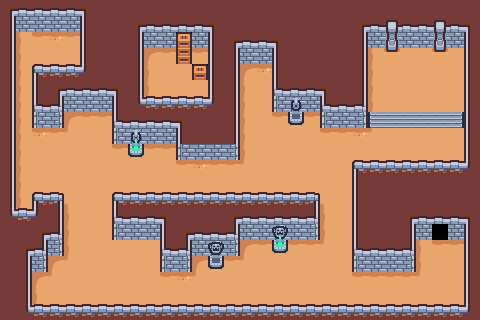

A level layout from a 2D game, rendered from its tile map. Below: a short description, then the map file with its tile-grid data intact:
An orthogonal 30x20 tile map with 16x16 px tiles, 1 tile layer (Background) and 50 objects (2x Spider, Player, DungeonKey, Trap, Door, ...).

<map version="1.10" tiledversion="1.11.2" orientation="orthogonal" renderorder="right-down" width="30" height="20" tilewidth="16" tileheight="16" infinite="0" nextlayerid="4" nextobjectid="90">
 <tileset firstgid="1" source="example_game.tsx" />
 <layer id="1" name="Background" width="30" height="20">
  <data encoding="csv">
2,3,3,3,3,4,1,1,1,1,1,1,1,1,1,1,1,1,1,1,1,1,1,1,1,1,1,1,1,1,
14,41,41,41,41,16,1,1,2,3,3,3,3,4,1,1,1,1,1,1,1,1,2,3,7,3,3,7,3,4,
14,1610612787,51,52,51,16,1,1,14,41,41,64,41,16,2,3,3,4,1,1,1,1,14,41,19,41,41,19,41,16,
14,1610612787,49,49,49,16,1,1,14,1610612789,51,76,51,16,14,41,41,16,1,1,1,1,14,1610612787,31,49,49,31,49,16,
14,1610612787,5,27,27,28,1,1,14,1610612787,49,49,64,16,14,1610612789,52,16,1,1,1,1,14,1610612787,49,49,49,49,49,16,
14,1610612787,16,2,3,3,3,4,14,1610612787,49,49,49,16,14,1610612787,49,17,3,3,4,1,14,1610612787,49,49,49,49,49,16,
14,1610612787,17,18,41,41,41,16,26,27,27,27,27,28,14,1610612787,49,58,8,41,17,3,18,1610612787,49,49,49,49,49,16,
14,1610612787,58,60,1610612789,51,51,17,3,3,3,4,1,1,14,1610612787,49,51,32,51,58,41,60,37,38,38,38,38,39,16,
14,1610612787,52,51,54,49,49,58,9,41,41,16,1,1,14,1610612787,49,49,49,49,51,51,52,54,49,49,49,49,49,16,
14,1610612787,49,49,49,49,49,51,33,51,51,58,41,41,60,1610612787,49,49,49,49,49,49,49,49,49,49,49,49,49,16,
14,1610612787,49,49,49,49,49,49,49,49,49,51,52,51,51,54,49,49,49,49,49,49,5,27,27,27,27,27,27,28,
14,1610612787,49,49,49,49,49,49,49,49,49,49,49,49,49,49,49,49,49,49,49,49,16,1,1,1,1,1,1,1,
14,1610612787,5,6,1610612790,49,49,5,27,27,27,27,27,27,27,27,27,27,27,6,1610612790,49,16,1,1,1,1,1,1,1,
26,27,28,14,1610612787,49,49,17,3,3,4,1,1,1,2,3,3,3,3,18,1610612787,49,16,1,1,2,3,3,3,4,
1,1,2,18,1610612787,49,49,58,41,41,16,2,3,3,18,41,41,21,41,60,1610612787,49,16,1,1,14,41,0,41,16,
1,2,18,60,1610612787,49,49,49,49,49,17,18,41,20,60,1610612789,51,33,51,51,54,49,17,3,3,18,1610612787,51,51,16,
1,14,60,1610612789,54,49,49,49,49,49,58,60,1610612789,32,51,54,49,49,49,49,49,49,58,41,41,60,1610612787,49,49,16,
1,14,1610612789,54,49,49,49,49,49,49,51,52,54,49,49,49,49,49,49,49,49,49,51,51,51,51,54,49,49,16,
1,14,1610612787,49,49,49,49,49,49,49,49,49,49,49,49,49,49,49,49,49,49,49,49,49,49,49,49,49,49,16,
1,26,27,27,27,27,27,27,27,27,27,27,27,27,27,27,27,27,27,27,27,27,27,27,27,27,27,27,27,28
</data>
 </layer>
 <objectgroup id="2" name="Spawnpoints">
  <object id="2" name="Player" type="Player" x="48" y="32" width="16" height="16" />
  <object id="78" name="DungeonKey" type="DungeonKey" x="400" y="80" width="16" height="16" />
  <object id="79" x="16" y="432" />
  <object id="82" name="Trap" type="Trap" x="288" y="160" width="16" height="16">
   <properties>
    <property name="duration" type="float" value="3" />
   </properties>
  </object>
  <object id="84" name="Spider" type="Spider" x="288" y="256" width="16" height="16">
   <properties>
    <property name="isVertical" type="bool" value="false" />
    <property name="offsetNegative" type="float" value="4" />
    <property name="offsetPositive" type="float" value="3" />
   </properties>
  </object>
  <object id="85" name="Spider" type="Spider" x="80" y="192" width="16" height="16">
   <properties>
    <property name="isVertical" type="bool" value="true" />
    <property name="offsetNegative" type="float" value="5" />
    <property name="offsetPositive" type="float" value="6" />
   </properties>
  </object>
  <object id="86" name="Door" type="Door" x="432" y="224" width="16" height="16">
   <properties>
    <property name="lever_id" value="door1" />
   </properties>
  </object>
  <object id="89" name="Lever" type="Lever" x="80" y="112" width="16" height="16">
   <properties>
    <property name="id" value="door1" />
   </properties>
  </object>
 </objectgroup>
 <objectgroup id="3" name="Collisions">
  <object id="8" x="32" y="64" width="64" height="32" />
  <object id="9" x="32" y="96" width="32" height="32" />
  <object id="13" x="32" y="240" width="32" height="16" />
  <object id="14" x="32" y="256" width="16" height="16" />
  <object id="17" x="464" y="0" width="16" height="320" />
  <object id="21" x="320" y="48" width="48" height="80" />
  <object id="22" x="272" y="48" width="48" height="64" />
  <object id="23" x="288" y="112" width="16" height="16" />
  <object id="24" x="240" y="48" width="32" height="16" />
  <object id="25" x="208" y="48" width="32" height="112" />
  <object id="26" x="176" y="96" width="32" height="64" />
  <object id="27" x="144" y="96" width="32" height="48" />
  <object id="28" x="112" y="96" width="32" height="48" />
  <object id="29" x="128" y="144" width="16" height="16" />
  <object id="30" x="96" y="48" width="48" height="48" />
  <object id="31" x="352" y="160" width="112" height="64" />
  <object id="32" x="352" y="224" width="64" height="48" />
  <object id="36" x="160" y="224" width="32" height="48" />
  <object id="37" x="192" y="224" width="48" height="32" />
  <object id="42" x="0" y="0" width="16" height="320" />
  <object id="44" x="32" y="192" width="32" height="64" />
  <object id="45" x="0" y="208" width="48" height="64" />
  <object id="48" x="0" y="0" width="112" height="32" />
  <object id="50" x="80" y="0" width="48" height="112" />
  <object id="51" x="32" y="64" width="64" height="48" />
  <object id="53" x="32" y="64" width="32" height="64" />
  <object id="54" x="112" y="0" width="128" height="144" />
  <object id="55" x="176" y="112" width="64" height="48" />
  <object id="56" x="128" y="128" width="16" height="32" />
  <object id="59" x="0" y="208" width="32" height="112" />
  <object id="60" x="0" y="304" width="480" height="16" />
  <object id="65" x="112" y="192" width="208" height="48" />
  <object id="66" x="272" y="224" width="16" height="32" />
  <object id="67" x="208" y="240" width="16" height="32" />
  <object id="69" x="400" y="208" width="32" height="32" />
  <object id="70" x="448" y="208" width="32" height="32" />
  <object id="71" x="352" y="0" width="128" height="48" />
  <object id="73" x="224" y="0" width="64" height="64" />
  <object id="74" x="272" y="0" width="96" height="64" />
  <object id="75" x="288" y="96" width="16" height="32" />
  <object id="76" x="128" y="128" width="16" height="32" />
  <object id="77" x="80" y="16" width="32" height="64" />
 </objectgroup>
</map>